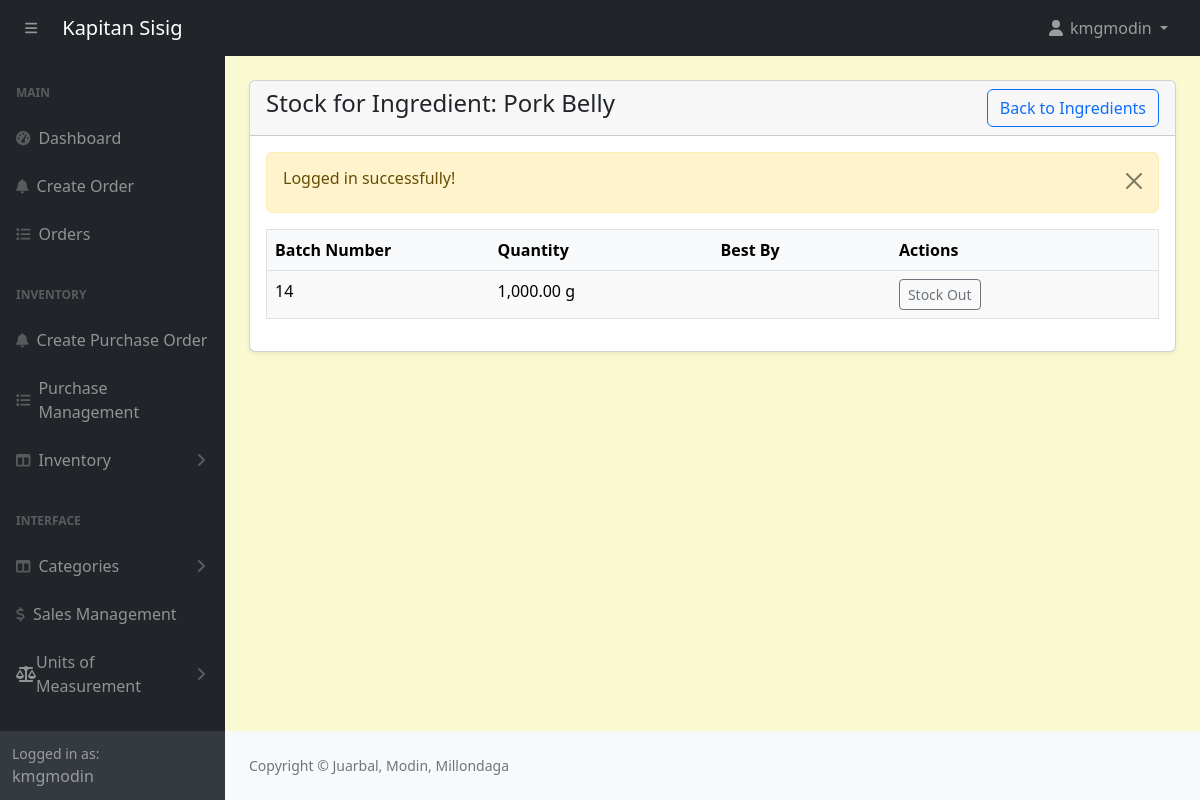
The page /admin/ingredients-stock.php?id=4 (signed in) on the database as committed earlier.
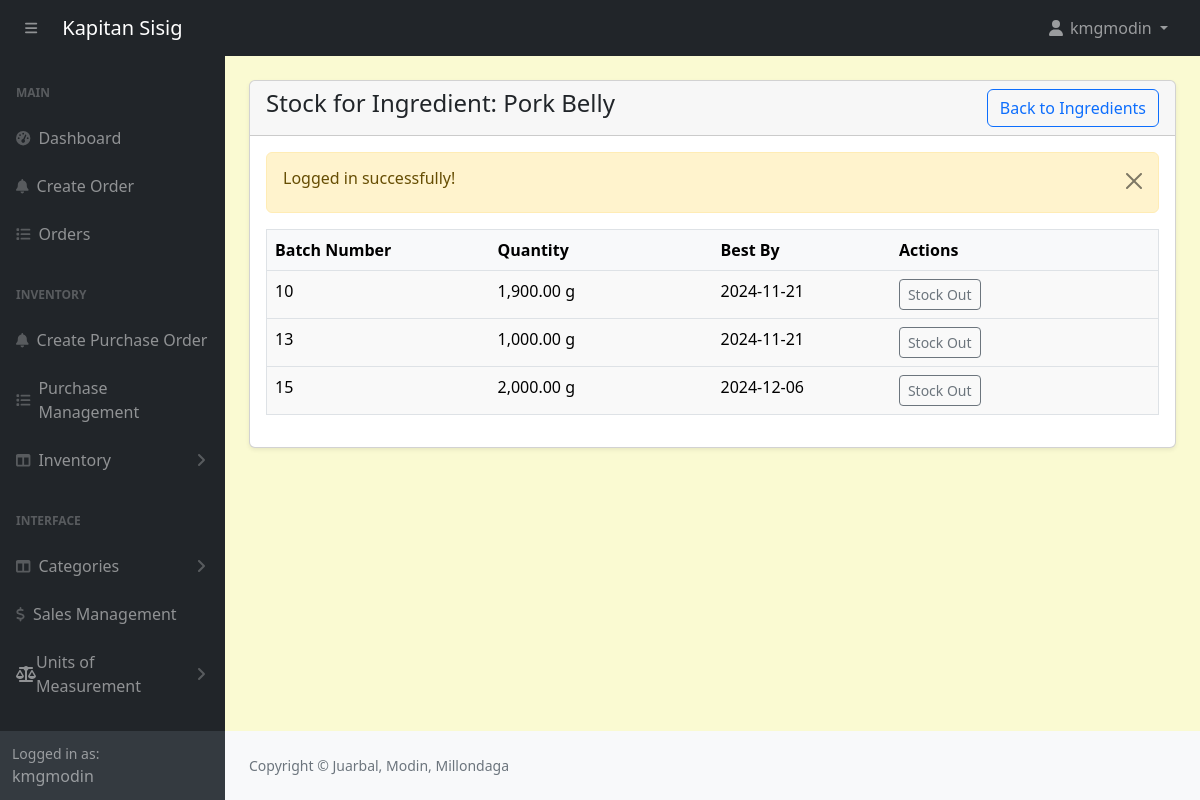
The same page on the database as committed later.
### tables this page shows
CREATE TABLE `stockin_ingredients` (
  `id` int(11) NOT NULL,
  `stockin_id` int(11) NOT NULL,
  `ingredient_id` int(11) NOT NULL,
  `quantity` decimal(10,2) NOT NULL,
  `totalQuantity` decimal(10,2) NOT NULL,
  `unit_id` int(11) NOT NULL,
  `totalPrice` int(11) NOT NULL,
  `expiryDate` date DEFAULT NULL
);

CREATE TABLE `units_of_measure` (
  `id` int(11) NOT NULL,
  `category_id` int(11) DEFAULT NULL,
  `uom_name` varchar(255) DEFAULT NULL,
  `type` enum('reference','bigger','smaller') DEFAULT NULL,
  `ratio` decimal(10,5) DEFAULT NULL,
  `active` tinyint(1) DEFAULT 1,
  `rounding_precision` decimal(10,5) DEFAULT NULL
);

### admin/ingredients-stock.php (the view, shortened to what this page needs)
<?php
include('includes/header.php');
$ingredientId = isset($_GET['id']) ? intval($_GET['id']) : 0;
if ($ingredientId > 0) {
    $ingredientQuery = "SELECT ingredients.*, units_of_measure.uom_name AS unit_name
                        FROM ingredients
                        LEFT JOIN units_of_measure ON ingredients.unit_id = units_of_measure.id
                        WHERE ingredients.id = $ingredientId";
    $ingredientResult = mysqli_query($conn, $ingredientQuery);
    $ingredient = mysqli_fetch_assoc($ingredientResult);
    if ($ingredient) {
        $stockQuery = "SELECT si.*, uom.uom_name AS unit_name, uom.ratio AS unit_ratio
                       FROM stockin_ingredients si
                       JOIN units_of_measure uom ON uom.id = si.unit_id
                       WHERE si.ingredient_id = $ingredientId AND si.quantity > 0";
        $stockResult = mysqli_query($conn, $stockQuery);
    }
}
?>
<div class="container-fluid px-4 pb-4">
    <div class="card mt-4 shadow-sm">
        <div class="card-header">
            <h4 class="mb-0">
                Stock for Ingredient: <?php echo htmlspecialchars($ingredient['name']); ?>
                <a href="ingredients-view.php" class="btn btn-outline-primary float-end">Back to Ingredients</a>
            </h4>
        </div>
        <div class="card-body">
            <table class="table" style="width: 100%; margin-bottom: 1rem; color: #000; border: 1px solid #dee2e6;">
                <thead>
                    <tr style="background-color: #f8f9fa; color: #000;">
                        <th>Batch Number</th>
                        <th>Quantity</th>
                        <th>Best By</th>
                        <th>Actions</th>
                    </tr>
                </thead>
                <tbody>
                    <?php
                    if (mysqli_num_rows($stockResult) > 0) {
                        while ($stock = mysqli_fetch_assoc($stockResult)) :
                    ?>
                        <tr style="background-color: #f9f9f9; border: 1px solid #dee2e6;">
                            <td width="25%"><?php echo htmlspecialchars($stock['stockin_id']); ?></td>
                            <td width="25%">
                                <?php echo number_format($stock['quantity'] * $stock['unit_ratio'], 2); ?>
                                <?php echo htmlspecialchars($ingredient['unit_name']); ?>
                            </td>
                            <td width="20%"><?php echo htmlspecialchars($stock['expiryDate']); ?></td>
                            <td width="30%">
                                <a href="ingredients-stock-out.php?stockin_id=<?php echo $stock['stockin_id']; ?>&ingredient_id=<?php echo $ingredientId; ?>"
                                   class="btn btn-outline-secondary btn-sm">Stock Out</a>
                            </td>
                        </tr>
                    <?php
                        endwhile;
                    } else {
                        echo "<tr><td colspan='4'>No stock information available.</td></tr>";
                    }
                    ?>
                </tbody>
            </table>
        </div>
    </div>
</div>
<?php include('includes/footer.php'); ?>

Rows that differ between the two databases and show on the page:
removed stockin_ingredients: stockin "14", $stock['quantity']*$stock['unit_ratio'] "1,000.00", $ingredient['unit_name'] "g"
added stockin_ingredients: stockin "10", $stock['quantity']*$stock['unit_ratio'] "1,900.00", $ingredient['unit_name'] "g", expiryDate "2024-11-21"
added stockin_ingredients: stockin "13", $stock['quantity']*$stock['unit_ratio'] "1,000.00", $ingredient['unit_name'] "g", expiryDate "2024-11-21"
added stockin_ingredients: stockin "15", $stock['quantity']*$stock['unit_ratio'] "2,000.00", $ingredient['unit_name'] "g", expiryDate "2024-12-06"
